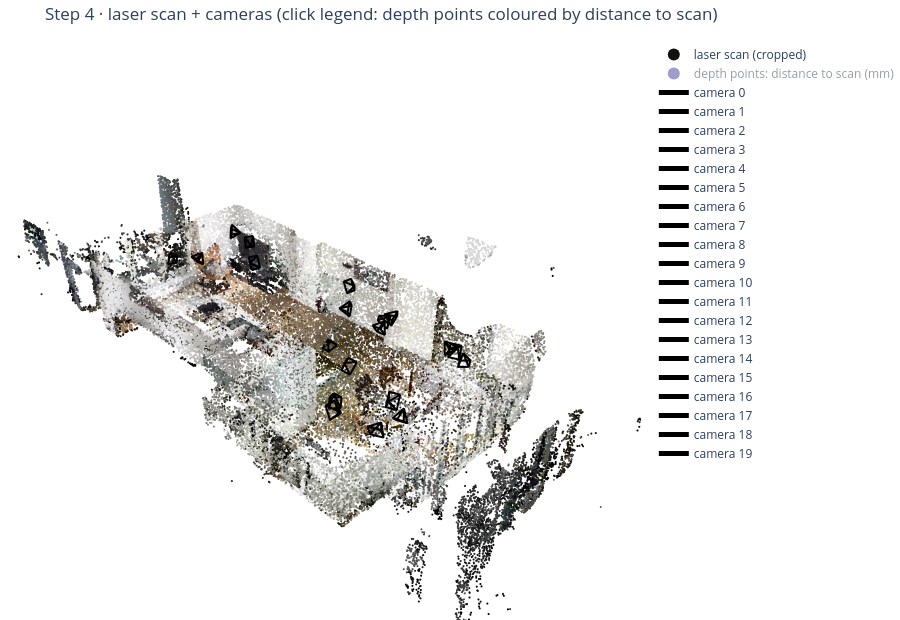

Notebook cell for this chart:
### Markdown cell above
## Step 4 · 深度与激光扫描是否落在同一坐标系

把每帧深度（每 8 个像素取 1）反投影到世界坐标，计算到最近激光扫描点的距离。它检查**深度单位（毫米→米）和位姿是否在 Faro 坐标系**：单位错 1000 倍或坐标系不对，距离会是米级。

注意：SceneFun3D 的高分辨率深度本身就是用这些位姿从 Faro mesh 渲染的，所以这一项接近“自洽检查”；真正独立的对齐检查是 Step 5。

### Code cell
scan_crop = scan_xyz[crop]
lifted = [backproject(f, stride=LIFT_STRIDE)[0] for f in frames]
start = time.perf_counter()
distances = nearest_distances(np.concatenate(lifted), scan_crop)
kd_seconds = time.perf_counter() - start
per_frame = np.split(distances, np.cumsum([len(p) for p in lifted])[:-1])

depth_scan = pd.DataFrame([{
    "frame": f.index, "points": len(d), "median (mm)": round(np.median(d) * 1000, 1),
    "p90 (mm)": round(np.percentile(d, 90) * 1000, 1), "share < 1 cm": f"{np.mean(d < 0.01):.0%}",
} for f, d in zip(frames, per_frame)]).set_index("frame")
display(depth_scan.T)
depth_scan_median = float(np.median(distances))
depth_ok = depth_scan_median < THRESHOLDS["depth_to_scan_median_m"]
print(f"all frames: median {depth_scan_median * 1000:.1f} mm, p90 {np.percentile(distances, 90) * 1000:.1f} mm "
      f"({len(distances):,} points, KD-tree query {kd_seconds:.1f} s) ->", "PASS" if depth_ok else "FAIL")

heights, edges = np.histogram(scan_crop[:, 2], bins=200)
floor_z = float(edges[np.argmax(heights)])  # densest horizontal slab = floor
below_cut = np.flatnonzero(scan_crop[:, 2] < floor_z + DISPLAY_CUT_M)
scan_keep = below_cut[subsample(len(below_cut), 60_000)]  # display only: ceiling hidden so rooms are visible
print(f"floor at z = {floor_z:.2f} m; 3D views hide scan points more than {DISPLAY_CUT_M} m above the floor")
all_lifted = np.concatenate(lifted)
fig = scene_figure(
    [points_trace(scan_crop[scan_keep], scan_rgb[crop][scan_keep], name="laser scan (cropped)", size=1.2, max_points=60_000),
     points_trace(all_lifted, values=np.minimum(distances, 0.05) * 1000, name="depth points: distance to scan (mm)",
                  colorscale="Turbo", cmin=0, cmax=50, size=1.5, visible="legendonly"),
     *[frustum_trace(f, "black", depth=0.2) for f in frames]],
    "Step 4 · laser scan + cameras (click legend: depth points coloured by distance to scan)", height=620, view=Z_UP_VIEW)
save_html(fig, OUT / "step4_scan_and_cameras.html")
fig

### Figure 1 — Plotly figure (JSON) as saved in the notebook; plotly's stock layout.template omitted (floating-point values rounded to 4 significant figures; data arrays with more than 128 entries replaced by an {"elided": "..."} marker saying what was removed)
{"data": [{"marker": {"color": {"elided": "60000 str values"}, "size": 1.2}, "mode": "markers", "name": "laser scan (cropped)", "type": "scatter3d", "visible": true, "x": {"elided": "60000 float values"}, "y": {"elided": "60000 float values"}, "z": {"elided": "60000 float values"}}, {"marker": {"cmax": 50, "cmin": 0, "color": {"elided": "20000 float values"}, "colorbar": {"len": 0.6, "thickness": 12}, "colorscale": [[0.0, "#30123b"], [0.07143, "#4145ab"], [0.1429, "#4675ed"], [0.2143, "#39a2fc"], [0.2857, "#1bcfd4"], [0.3571, "#24eca6"], [0.4286, "#61fc6c"], [0.5, "#a4fc3b"], [0.5714, "#d1e834"], [0.6429, "#f3c63a"], [0.7143, "#fe9b2d"], [0.7857, "#f36315"], [0.8571, "#d93806"], [0.9286, "#b11901"], [1.0, "#7a0402"]], "size": 1.5}, "mode": "markers", "name": "depth points: distance to scan (mm)", "type": "scatter3d", "visible": "legendonly", "x": {"elided": "20000 float values"}, "y": {"elided": "20000 float values"}, "z": {"elided": "20000 float values"}}, {"line": {"color": "black", "width": 4}, "mode": "lines", "name": "camera 0", "type": "scatter3d", "x": [-0.1566, -0.3183, -0.3151, -0.1566, -0.08021, -0.08346, -0.1566, -0.3183, -0.08346, -0.08021, -0.3151], "y": [-3.377, -3.456, -3.277, -3.377, -3.279, -3.459, -3.377, -3.456, -3.459, -3.279, -3.277], "z": [300.2, 300.1, 300.1, 300.2, 300.0, 300.0, 300.2, 300.1, 300.0, 300.0, 300.1]}, {"line": {"color": "black", "width": 4}, "mode": "lines", "name": "camera 1", "type": "scatter3d", "x": [-0.1713, -0.4014, -0.2985, -0.1713, -0.2616, -0.3645, -0.1713, -0.4014, -0.3645, -0.2616, -0.2985], "y": [-3.093, -3.042, -2.897, -3.093, -2.911, -3.057, -3.093, -3.042, -3.057, -2.911, -2.897], "z": [301.1, 301.1, 301.2, 301.1, 300.9, 300.9, 301.1, 301.1, 300.9, 300.9, 301.2]}, {"line": {"color": "black", "width": 4}, "mode": "lines", "name": "camera 2", "type": "scatter3d", "x": [-0.4061, -0.6112, -0.468, -0.4061, -0.4224, -0.5656, -0.4061, -0.6112, -0.5656, -0.4224, -0.468], "y": [-2.18, -2.042, -1.939, -2.18, -2.019, -2.122, -2.18, -2.042, -2.122, -2.019, -1.939], "z": [301.2, 301.3, 301.3, 301.2, 301.0, 301.0, 301.2, 301.3, 301.0, 301.0, 301.3]}, {"line": {"color": "black", "width": 4}, "mode": "lines", "name": "camera 3", "type": "scatter3d", "x": [-0.6425, -0.7702, -0.5962, -0.6425, -0.5852, -0.7592, -0.6425, -0.7702, -0.7592, -0.5852, -0.5962], "y": [-0.9822, -0.7715, -0.7428, -0.9822, -0.9061, -0.9348, -0.9822, -0.7715, -0.9348, -0.9061, -0.7428], "z": [301.1, 301.0, 301.0, 301.1, 300.9, 300.9, 301.1, 301.0, 300.9, 300.9, 301.0]}, {"line": {"color": "black", "width": 4}, "mode": "lines", "name": "camera 4", "type": "scatter3d", "x": [-0.3881, -0.2711, -0.1536, -0.3881, -0.2428, -0.3603, -0.3881, -0.2711, -0.3603, -0.2428, -0.1536], "y": [-0.4222, -0.2021, -0.3342, -0.4222, -0.4014, -0.2693, -0.4222, -0.2021, -0.2693, -0.4014, -0.3342], "z": [301.2, 301.2, 301.2, 301.2, 301.0, 301.0, 301.2, 301.2, 301.0, 301.0, 301.2]}, {"line": {"color": "black", "width": 4}, "mode": "lines", "name": "camera 5", "type": "scatter3d", "x": [-0.0547, 0.06977, 0.1341, -0.0547, 0.1844, 0.12, -0.0547, 0.06977, 0.12, 0.1844, 0.1341], "y": [-0.3367, -0.1954, -0.3638, -0.3367, -0.3424, -0.174, -0.3367, -0.1954, -0.174, -0.3424, -0.3638], "z": [301.5, 301.7, 301.7, 301.5, 301.5, 301.5, 301.5, 301.7, 301.5, 301.5, 301.7]}, {"line": {"color": "black", "width": 4}, "mode": "lines", "name": "camera 6", "type": "scatter3d", "x": [1.313, 1.502, 1.556, 1.313, 1.39, 1.336, 1.313, 1.502, 1.336, 1.39, 1.556], "y": [-0.3034, -0.1485, -0.3194, -0.3034, -0.3663, -0.1954, -0.3034, -0.1485, -0.1954, -0.3663, -0.3194], "z": [301.1, 301.0, 301.0, 301.1, 300.9, 300.9, 301.1, 301.0, 300.9, 300.9, 301.0]}, {"line": {"color": "black", "width": 4}, "mode": "lines", "name": "camera 7", "type": "scatter3d", "x": [2.076, 2.144, 2.282, 2.076, 2.262, 2.123, 2.076, 2.144, 2.123, 2.262, 2.282], "y": [-1.073, -0.8485, -0.9619, -1.073, -0.9933, -0.8799, -1.073, -0.8485, -0.8799, -0.9933, -0.9619], "z": [301.4, 301.5, 301.5, 301.4, 301.2, 301.2, 301.4, 301.5, 301.2, 301.2, 301.5]}, {"line": {"color": "black", "width": 4}, "mode": "lines", "name": "camera 8", "type": "scatter3d", "x": [1.676, 1.884, 1.777, 1.676, 1.601, 1.708, 1.676, 1.884, 1.708, 1.601, 1.777], "y": [-0.4395, -0.4829, -0.627, -0.4395, -0.496, -0.3518, -0.4395, -0.4829, -0.3518, -0.496, -0.627], "z": [300.9, 300.8, 300.8, 300.9, 300.7, 300.7, 300.9, 300.8, 300.7, 300.7, 300.8]}, {"line": {"color": "black", "width": 4}, "mode": "lines", "name": "camera 9", "type": "scatter3d", "x": [2.273, 2.347, 2.168, 2.273, 2.171, 2.35, 2.273, 2.347, 2.35, 2.171, 2.168], "y": [-0.7396, -0.9774, -0.9658, -0.7396, -0.8702, -0.8818, -0.7396, -0.9774, -0.8818, -0.8702, -0.9658], "z": [301.3, 301.3, 301.3, 301.3, 301.1, 301.1, 301.3, 301.3, 301.1, 301.1, 301.3]}, {"line": {"color": "black", "width": 4}, "mode": "lines", "name": "camera 10", "type": "scatter3d", "x": [1.59, 1.393, 1.338, 1.59, 1.461, 1.516, 1.59, 1.393, 1.516, 1.461, 1.338], "y": [-0.3921, -0.548, -0.3762, -0.3921, -0.3271, -0.4989, -0.3921, -0.548, -0.4989, -0.3271, -0.3762], "z": [301.3, 301.3, 301.3, 301.3, 301.1, 301.1, 301.3, 301.3, 301.1, 301.1, 301.3]}, {"line": {"color": "black", "width": 4}, "mode": "lines", "name": "camera 11", "type": "scatter3d", "x": [1.164, 0.9453, 0.9285, 1.164, 1.104, 1.12, 1.164, 0.9453, 1.12, 1.104, 0.9285], "y": [-1.706, -1.818, -1.638, -1.706, -1.628, -1.808, -1.706, -1.818, -1.808, -1.628, -1.638], "z": [301.2, 301.1, 301.1, 301.2, 300.9, 300.9, 301.2, 301.1, 300.9, 300.9, 301.1]}, {"line": {"color": "black", "width": 4}, "mode": "lines", "name": "camera 12", "type": "scatter3d", "x": [-0.2305, -0.001986, 0.009562, -0.2305, -0.1322, -0.1438, -0.2305, -0.001986, -0.1438, -0.1322, 0.009562], "y": [-2.027, -1.923, -2.104, -2.027, -2.111, -1.931, -2.027, -1.923, -1.931, -2.111, -2.104], "z": [301.2, 301.2, 301.2, 301.2, 301.0, 301.0, 301.2, 301.2, 301.0, 301.0, 301.2]}, {"line": {"color": "black", "width": 4}, "mode": "lines", "name": "camera 13", "type": "scatter3d", "x": [-0.6417, -0.4516, -0.6086, -0.6417, -0.6953, -0.5383, -0.6417, -0.4516, -0.5383, -0.6953, -0.6086], "y": [-2.225, -2.373, -2.463, -2.225, -2.298, -2.209, -2.225, -2.373, -2.209, -2.298, -2.463], "z": [301.1, 301.0, 301.0, 301.1, 300.8, 300.8, 301.1, 301.0, 300.8, 300.8, 301.0]}, {"line": {"color": "black", "width": 4}, "mode": "lines", "name": "camera 14", "type": "scatter3d", "x": [-0.7779, -0.7279, -0.9059, -0.7779, -0.8949, -0.7169, -0.7779, -0.7279, -0.7169, -0.8949, -0.9059], "y": [-3.267, -3.513, -3.484, -3.267, -3.377, -3.407, -3.267, -3.513, -3.407, -3.377, -3.484], "z": [301.2, 301.3, 301.3, 301.2, 301.1, 301.0, 301.2, 301.3, 301.0, 301.1, 301.3]}, {"line": {"color": "black", "width": 4}, "mode": "lines", "name": "camera 15", "type": "scatter3d", "x": [-0.2679, -0.289, -0.4461, -0.2679, -0.4452, -0.2882, -0.2679, -0.289, -0.2882, -0.4452, -0.4461], "y": [-5.772, -6.001, -5.913, -5.772, -5.888, -5.976, -5.772, -6.001, -5.976, -5.888, -5.913], "z": [301.4, 301.5, 301.5, 301.4, 301.3, 301.3, 301.4, 301.5, 301.3, 301.3, 301.5]}, {"line": {"color": "black", "width": 4}, "mode": "lines", "name": "camera 16", "type": "scatter3d", "x": [-0.4727, -0.2776, -0.4095, -0.4727, -0.3979, -0.266, -0.4727, -0.2776, -0.266, -0.3979, -0.4095], "y": [-6.369, -6.441, -6.563, -6.369, -6.588, -6.466, -6.369, -6.441, -6.466, -6.588, -6.563], "z": [301.5, 301.6, 301.6, 301.5, 301.4, 301.4, 301.5, 301.6, 301.4, 301.4, 301.6]}, {"line": {"color": "black", "width": 4}, "mode": "lines", "name": "camera 17", "type": "scatter3d", "x": [0.3434, 0.5717, 0.5804, 0.3434, 0.4257, 0.4169, 0.3434, 0.5717, 0.4169, 0.4257, 0.5804], "y": [-6.698, -6.597, -6.777, -6.698, -6.778, -6.598, -6.698, -6.597, -6.598, -6.778, -6.777], "z": [301.2, 301.1, 301.1, 301.2, 300.9, 300.9, 301.2, 301.1, 300.9, 300.9, 301.1]}, {"line": {"color": "black", "width": 4}, "mode": "lines", "name": "camera 18", "type": "scatter3d", "x": [0.9152, 0.9127, 1.082, 0.9152, 1.045, 0.8759, 0.9152, 0.9127, 0.8759, 1.045, 1.082], "y": [-7.052, -6.8, -6.863, -7.052, -6.978, -6.916, -7.052, -6.8, -6.916, -6.978, -6.863], "z": [301.2, 301.2, 301.2, 301.2, 301.0, 301.0, 301.2, 301.2, 301.0, 301.0, 301.2]}, {"line": {"color": "black", "width": 4}, "mode": "lines", "name": "camera 19", "type": "scatter3d", "x": [0.5692, 0.5007, 0.6769, 0.5692, 0.7023, 0.526, 0.5692, 0.5007, 0.526, 0.7023, 0.6769], "y": [-4.792, -4.647, -4.681, -4.792, -4.583, -4.55, -4.792, -4.647, -4.55, -4.583, -4.681], "z": [301.7, 301.9, 301.9, 301.7, 301.7, 301.7, 301.7, 301.9, 301.7, 301.7, 301.9]}], "layout": {"height": 620, "legend": {"itemsizing": "constant"}, "margin": {"b": 0, "l": 0, "r": 0, "t": 40}, "scene": {"aspectmode": "data", "camera": {"eye": {"x": 1.1, "y": 1.1, "z": 1.0}, "up": {"x": 0, "y": 0, "z": 1}}, "xaxis": {"visible": false}, "yaxis": {"visible": false}, "zaxis": {"visible": false}}, "title": {"text": "Step 4 · laser scan + cameras (click legend: depth points coloured by distance to scan)"}}}
